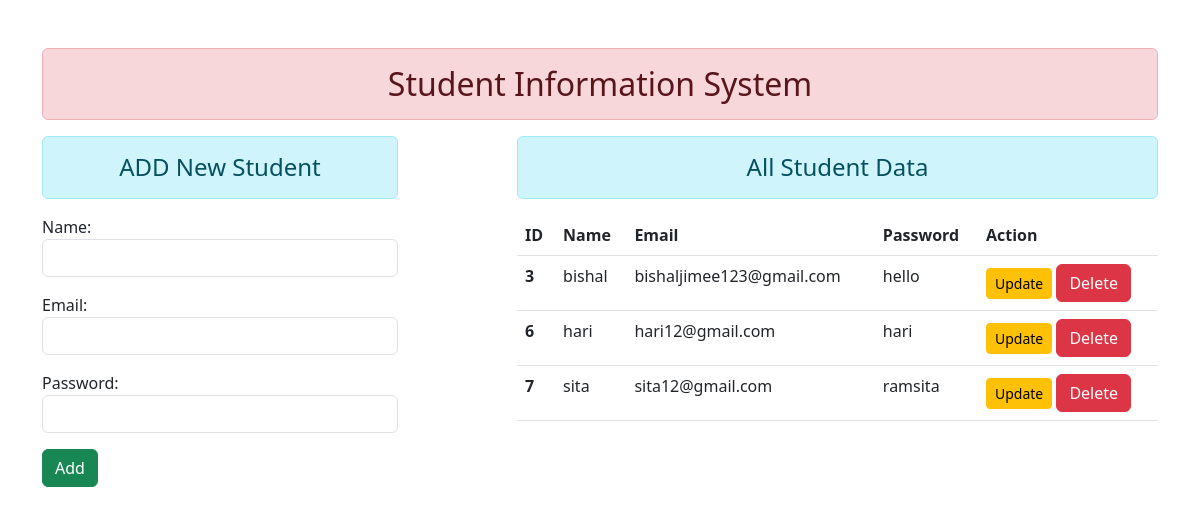
The app's page /, older data.
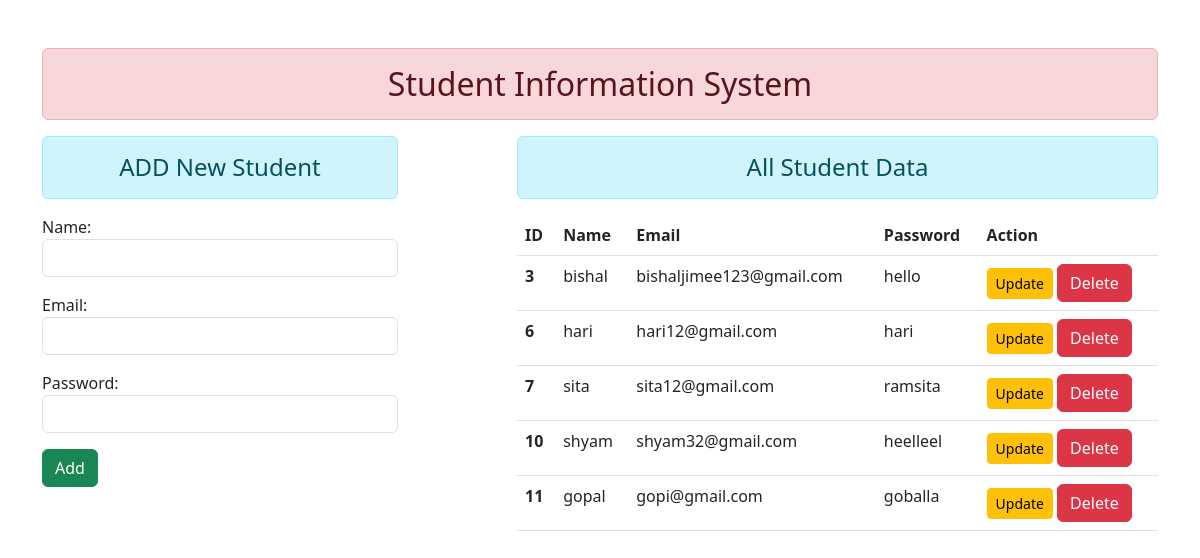
The same page, newer data.
### enroll/models.py (models this page shows)
class User(models.Model):
    name = models.CharField(max_length=40)
    email = models.EmailField(max_length=40)
    password = models.CharField(max_length=40)

### enroll/views.py (the view)
# urls.py: path('',views.add_show,name="addandshow"),
def add_show(request):
    if request.method == 'POST':
        fm = StudentRegistration(request.POST)
        if fm.is_valid():
            nm = fm.cleaned_data['name']
            em = fm.cleaned_data['email']
            pw = fm.cleaned_data['password']
            reg = User(name=nm,email=em,password=pw)
            reg.save()
            fm = StudentRegistration()
    else:
        fm = StudentRegistration()
    stud = User.objects.all()
    return render(request, 'enroll/addandshow.html',{'form':fm,'stu':stud})

### enroll/forms.py
class StudentRegistration(forms.ModelForm):
    class Meta:
        model = User
        fields = ['name','email', 'password']
        widgets = {
            'name' : forms.TextInput(attrs={'class':'form-control'}),
            'email' : forms.EmailInput(attrs={'class':'form-control'}),
            'password' : forms.PasswordInput(render_value=True,attrs={'class':'form-control'}),
        }

### enroll/templates/enroll/addandshow.html (shortened to what this page needs)
{% extends 'enroll/base.html' %}
{% block content %}
<div class="row">
    <div class="col-sm-4">
        <h4 class="text-center alert alert-info"> ADD New Student</h4>
        <form action="" method="POST">
            {{form.as_p}}
            <input type="submit" class="btn btn-success" value="Add">
        </form>
    </div>
 <div class="col-sm-7 offset-1">
    <h4 class="text-center alert alert-info">All Student Data</h4>
    {% if stu %}
        <table class="table table-hover">
            <thead>
              <tr>
                <th scope="col">ID</th>
                <th scope="col">Name</th>
                <th scope="col">Email</th>
                <th scope="col">Password</th>
                <th scope="col">Action</th>
              </tr>
            </thead>
            <tbody>
            {% for x in stu %}
              <tr>
                <th scope="row">{{x.id}}</th>
                <td>{{x.name}}</td>
                <td>{{x.email}}</td>
                <td>{{x.password}}</td>
                <td>
                    <a href="{% url 'updatedata' x.id %}" class="btn btn-warning btn-sm">Update</a>
                    <form action="{% url 'deletedata' x.id %}" method="POST" class="d-inline">
                        <input type="submit" class="btn btn-danger" value="Delete">
                    </form>
                </td>
              </tr>
            {% endfor %}
            </tbody>
          </table>
    {% else %}
     <h4 class="text-center alert alert-warning">No records found</h4>
 </div>
    {% endif %}
</div>
{% endblock content %}

Row changes from the older to the newer data that the page shows:
added User: id "10", name "shyam", email "shyam32@gmail.com", password "heelleel"
added User: id "11", name "gopal", email "gopi@gmail.com", password "goballa"
